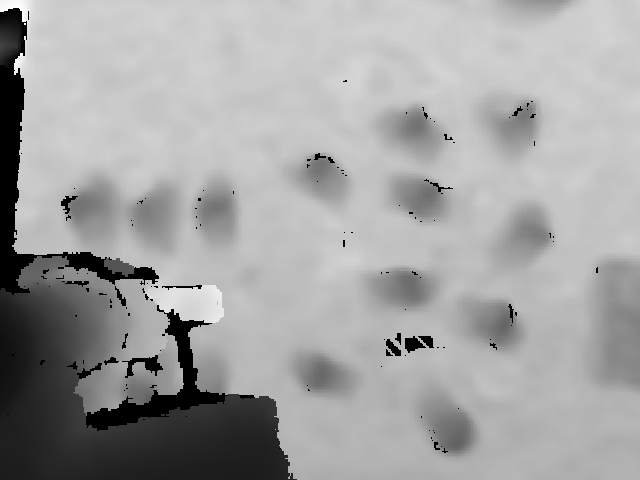
#> input picture opencv/cpp/sample/ongrdepth001.png, 640 x 480 px
$ python depth2normal.py
#> lines starting #> are read from the running program, lines starting #| are printed output that depends on the picture; long printed decimals are rounded
#| (480, 640) uint16 [0, 255]
#!/usr/bin/python3
#\file    depth2normal.py
#\brief   Convert a depth image to a normal image.
#\author  Akihiko Yamaguchi, info@akihikoy.net
#\version 0.1
#\date    Dec.07, 2021
'''
Refs.
https://github.com/akihikoy/ay_3dvision/blob/master/ay_3dvision/src/pcl_util.cpp#L185
ConvertPointCloudToNormalImage
https://stackoverflow.com/questions/34644101/calculate-surface-normals-from-depth-image-using-neighboring-pixels-cross-produc
'''
import numpy as np
import six.moves.cPickle as pickle
import cv2
import time

def DepthToNormalImg(img_depth, with_amp=False, amp_beta=5.0):
#> called with with_amp = True, amp_beta = 5
  m= img_depth.astype('int16')
  nx= np.pad((m[:,2:]-m[:,:-2])/2.0, ((0,0),(1,1)), 'constant')
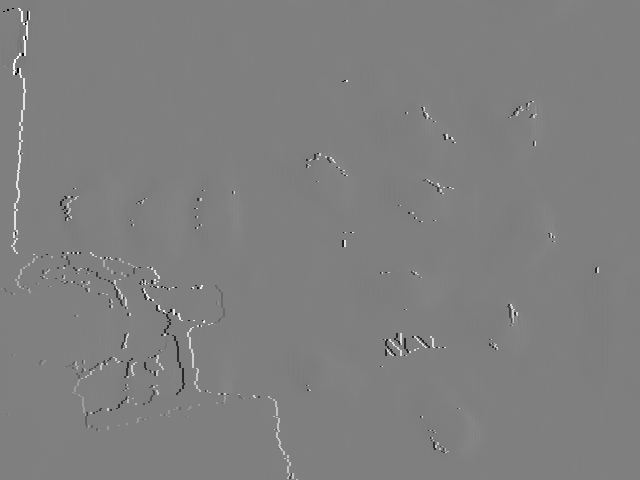
#> nx: shape (480, 640) float64; min -127.5, max 127.5, mean 0.2; drawn with min black and max white
  ny= np.pad((m[2:,:]-m[:-2,:])/2.0, ((1,1),(0,0)), 'constant')
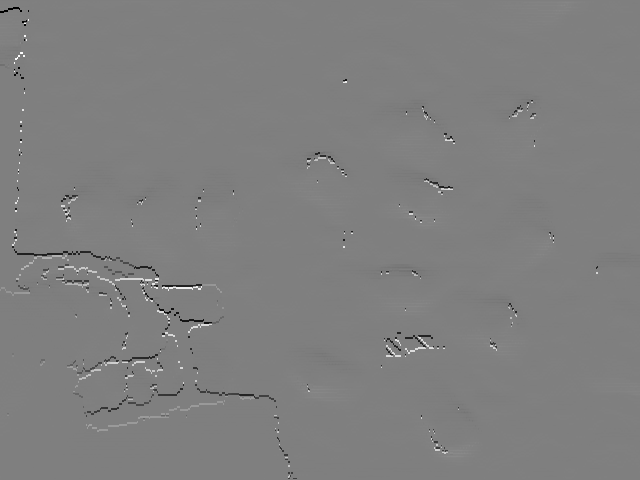
#> ny: shape (480, 640) float64; min -127.5, max 127, mean -0.2; drawn with min black and max white
  nz= np.zeros_like(nx)
  img_norm= np.stack((ny,nx,nz)).transpose((1,2,0))
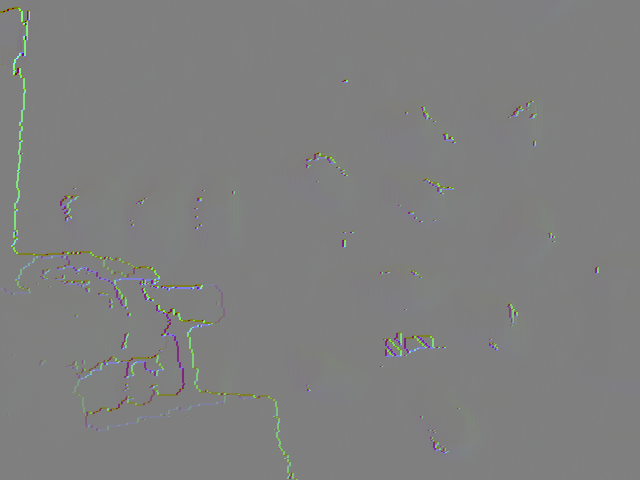
#> img_norm: shape (480, 640, 3) float64; mean of channels 0, 1, 2 -0.2, 0.2, 0; drawn with min black and max white
  if with_amp:
    img_amp= np.linalg.norm(img_norm,axis=2)
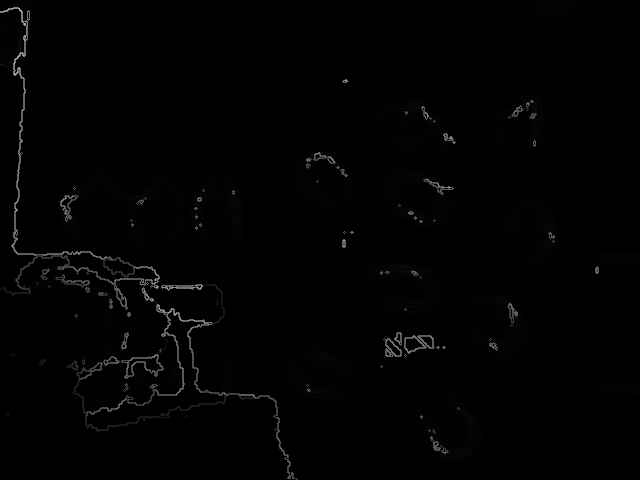
#> img_amp: shape (480, 640) float64; min 0, max 180.3, mean 2.6
    img_amp= (np.arctan(img_amp/amp_beta))*512./np.pi
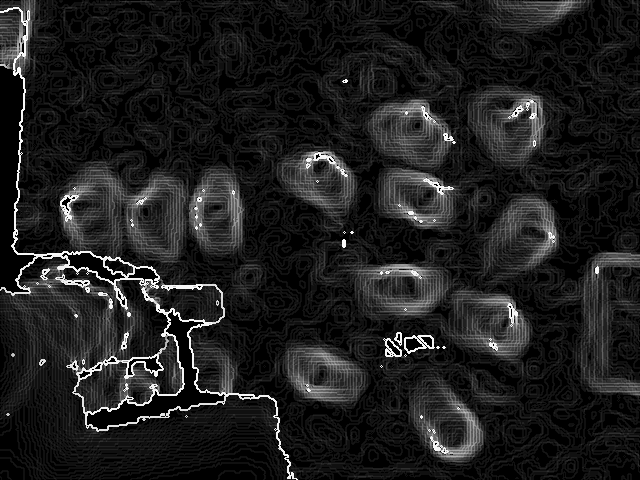
#> img_amp: shape (480, 640) float64; min 0, max 251.5, mean 30.6
    return img_norm, img_amp
  return img_norm


if __name__=='__main__':
  img_depth= cv2.cvtColor(cv2.imread('../cpp/sample/ongrdepth001.png'), cv2.COLOR_BGR2GRAY).astype(np.uint16)
  # [8 lines of commented-out code are left out]
  print(img_depth.shape, img_depth.dtype, [np.min(img_depth), np.max(img_depth)])

  t_start= time.time()
  img_norm,img_amp= DepthToNormalImg(img_depth, with_amp=True)
  print('Computation time:',time.time()-t_start)

  print(np.min(img_norm.reshape(-1,3),axis=0),np.max(img_norm.reshape(-1,3),axis=0))
#| [-127.5 -127.5    0. ] [127.  127.5   0. ]
  print(np.min(img_amp),np.max(img_amp))
#| 0.0 251.482

  cv2.imshow('depth',cv2.cvtColor(img_depth.astype('uint8'), cv2.COLOR_GRAY2BGR))
  cv2.imshow('normal(abs)',np.abs(img_norm))
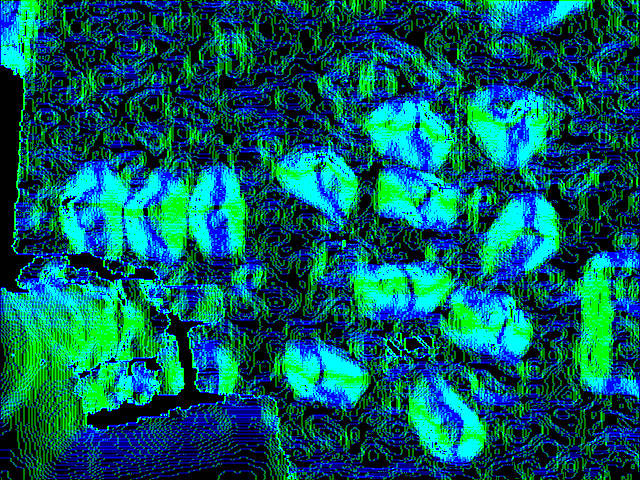
#> window 'normal(abs)': shape (480, 640, 3); mean B, G, R 97.7, 93.1, 0
  cv2.imshow('normal(amp)',img_amp.astype('uint8'))
  img_amp= cv2.GaussianBlur(img_amp,(5,5),0)
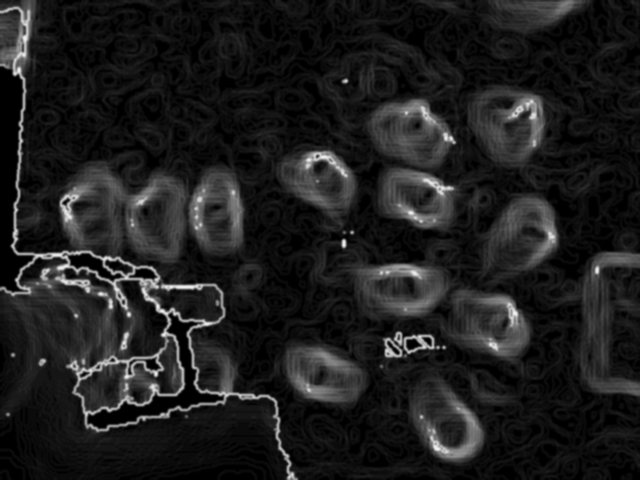
#> img_amp: shape (480, 640) float64; min 0, max 243.2, mean 30.6
  cv2.imshow('normal(amp-blur)',img_amp.astype('uint8'))
  while cv2.waitKey() & 0xFF not in map(ord,[' ','q']):  pass
#> (key Esc is pressed here)
#> (key Enter is pressed here)

$ run again, with opencv/cpp/sample/test_depth2.png copied over opencv/cpp/sample/ongrdepth001.png
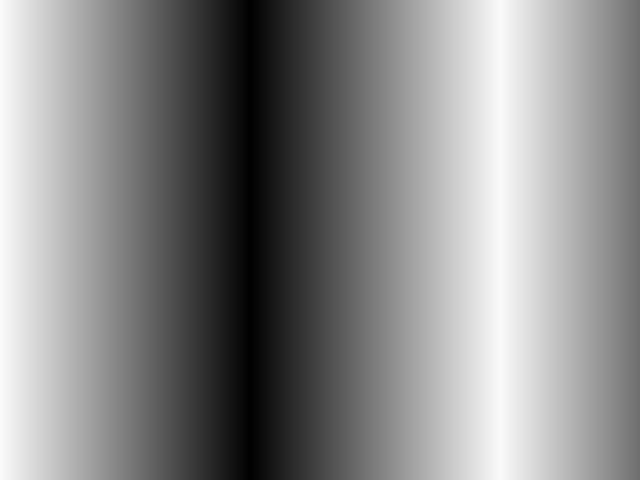
#> input picture opencv/cpp/sample/test_depth2.png, 640 x 480 px
#| (480, 640) uint16 [0, 250]
#> ny: shape (480, 640) float64; every value is 0
#| [ 0. -1.  0.] [0. 1. 0.]
#| 0.0 32.170
#> `cv2.imshow('normal(abs)',np.abs(img_norm))`:
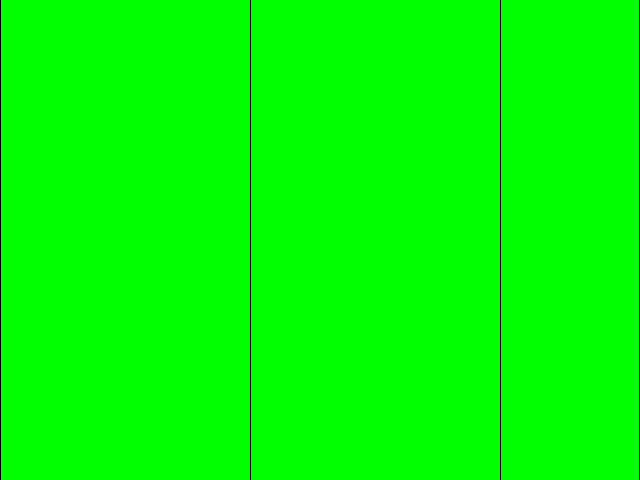
#> window 'normal(abs)': shape (480, 640, 3) float64; mean B, G, R 0, 0.994, 0
#> `img_amp= cv2.GaussianBlur(img_amp,(5,5),0)`:
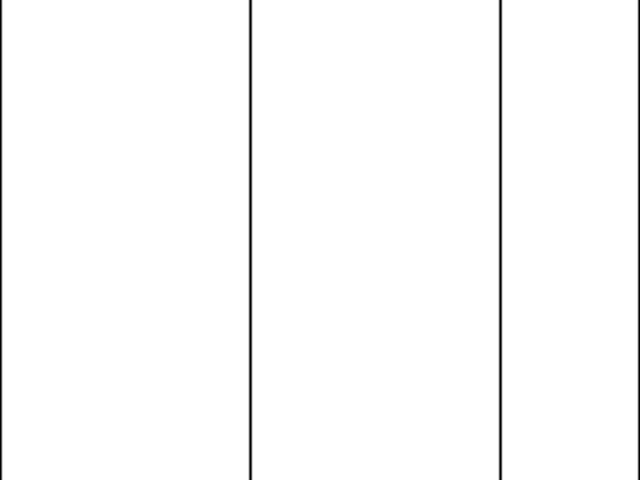
#> img_amp: shape (480, 640) float64; min 20.11, max 32.17, mean 32; drawn with min black and max white

$ run again, with opencv/cpp/sample/test_depth3.png copied over opencv/cpp/sample/ongrdepth001.png
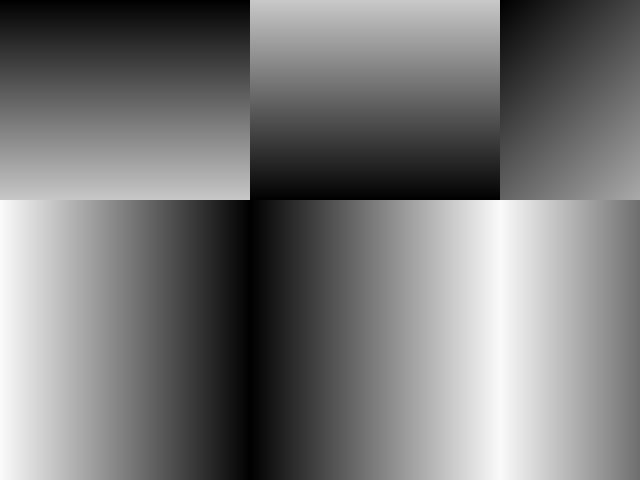
#> input picture opencv/cpp/sample/test_depth3.png, 640 x 480 px
#| (480, 640) uint16 [0, 250]
#| [ -99. -100.    0.] [124. 100.   0.]
#| 0.0 250.168
#> `cv2.imshow('normal(amp-blur)',img_amp.astype('uint8'))`:
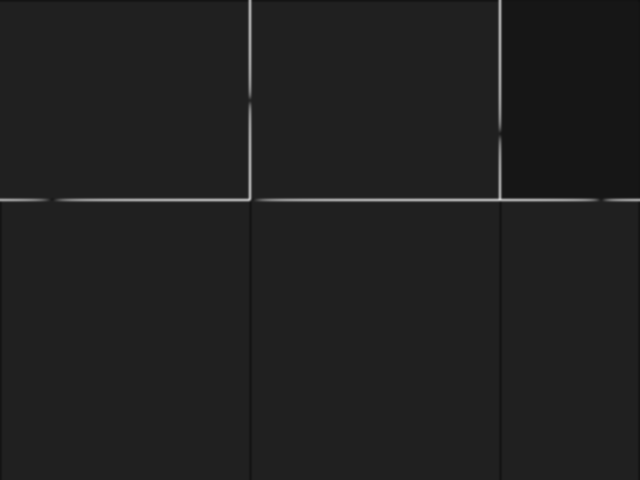
#> window 'normal(amp-blur)': shape (480, 640); min 16, max 207, mean 32.2
